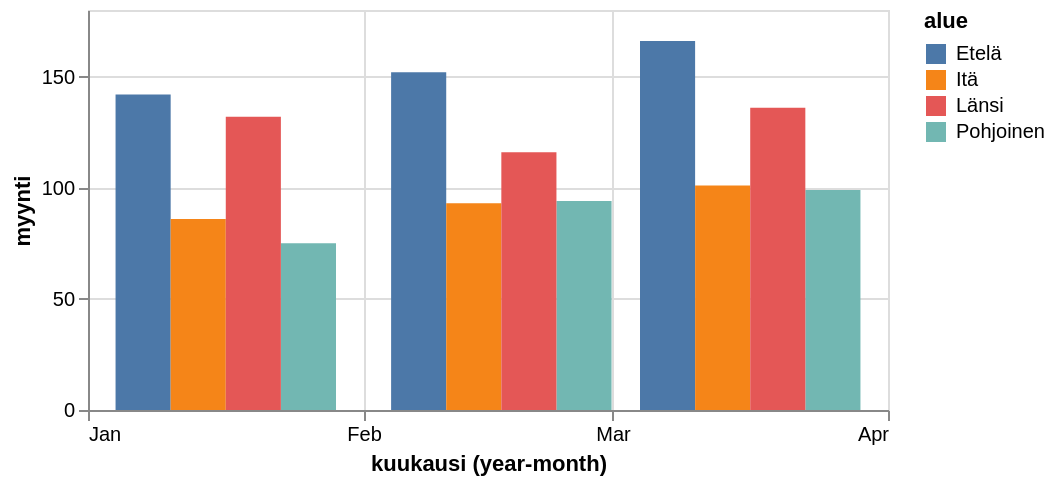

Vega-Lite specification stored for this chart:
### Vega-Lite specification from a JSON file in a GitHub repository (floating-point values rounded to 4 significant figures)
{"width": 400, "height": 200, "data": {"values": [{"kuukausi": "2026-01-01", "alue": "Pohjoinen", "myynti": 75}, {"kuukausi": "2026-01-01", "alue": "Etelä", "myynti": 142}, {"kuukausi": "2026-01-01", "alue": "Itä", "myynti": 86}, {"kuukausi": "2026-01-01", "alue": "Länsi", "myynti": 132}, {"kuukausi": "2026-02-01", "alue": "Pohjoinen", "myynti": 94}, {"kuukausi": "2026-02-01", "alue": "Etelä", "myynti": 152}, {"kuukausi": "2026-02-01", "alue": "Itä", "myynti": 93}, {"kuukausi": "2026-02-01", "alue": "Länsi", "myynti": 116}, {"kuukausi": "2026-03-01", "alue": "Pohjoinen", "myynti": 99}, {"kuukausi": "2026-03-01", "alue": "Etelä", "myynti": 166}, {"kuukausi": "2026-03-01", "alue": "Itä", "myynti": 101}, {"kuukausi": "2026-03-01", "alue": "Länsi", "myynti": 136}]}, "mark": "bar", "encoding": {"x": {"field": "kuukausi", "type": "temporal", "timeUnit": "yearmonth", "axis": {"format": "%b"}}, "xOffset": {"field": "alue"}, "y": {"field": "myynti", "type": "quantitative"}, "color": {"field": "alue", "type": "nominal"}}}
